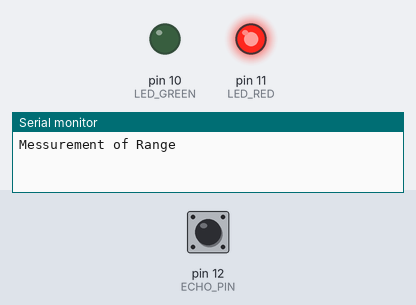
A sketch run on a simulated Arduino Uno, built with avr-gcc and run on an emulated ATmega328P. Shown: output pins drawn as LEDs (lit = HIGH), the last lines printed to the serial monitor. The inputs (shaded band) are chosen by the test bench; at power-on: pin 12 (ECHO_PIN) LOW. Pins used as bus, display or sensor lines are not drawn.

Above: at 1.2 s.
1.3 s: pin 12 (ECHO_PIN) pulsed HIGH 5 times (0.12 s each, 0.3 s apart)
At 2.4 s:
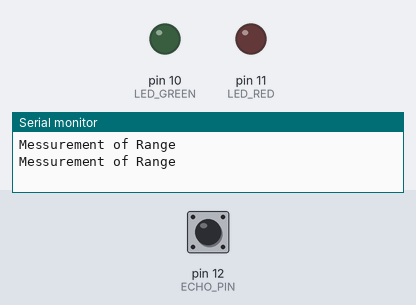
At 4.1 s:
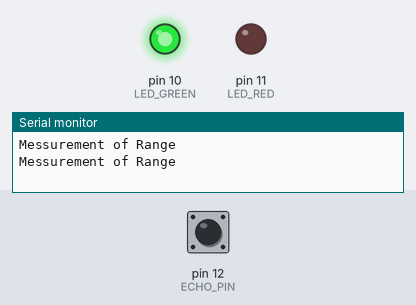
Timing chart, 0 to 11.8 s (numbered marks = the images above; inputs shaded):
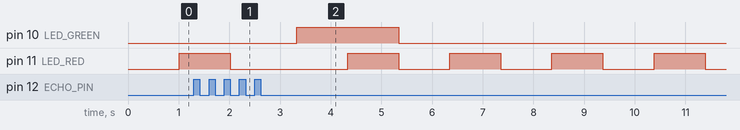

The sketch:

MeDi_Sketch.ino
```cpp
/*
 Name:		MeDi_Sketch.ino
 Created:	08.01.2021 16:52:50
 Author:	queck
*/

#define TRIGGER_PIN 13 //Ultraschall Trigger
#define ECHO_PIN 12 //Ultraschall Echo
#define LED_RED 11 //LED
#define LED_GREEN 10 //LED

//Sensor Parameter
long timeSignal = 0;
long distance = 0;
long maxDistance = 500;
long minDistance = 0;

//LED Variable(n)
long limitDistance = 5; // 5cm -> dann Warnsiganl

//Methoden
void ledGreen();

void setup()
{
	Serial.begin(9600);
	pinMode(TRIGGER_PIN, OUTPUT); //Sensor
	pinMode(ECHO_PIN, INPUT); //Sensor
	pinMode(LED_RED, OUTPUT); // LED
	pinMode(LED_GREEN, OUTPUT); // LED
}

//Methode zur Steuerung der grünen LED
void ledGreen()
{
	if (distance >= limitDistance || distance >= maxDistance)
	{
		digitalWrite(LED_GREEN, HIGH);
	}
	else
	{
		digitalWrite(LED_GREEN, LOW);
	}
}

void loop()
{
	//----------------------Post Process----------------------------------------------------
	//Ultraschallsensor
	digitalWrite(TRIGGER_PIN, LOW); //Spannnung am Anfang rausnehmen für ein rauschfreies Signal
	delay(5);

	//LED
	digitalWrite(LED_RED, LOW);
	ledGreen();

	//----------------------Begin Process---------------------------------------------------
	//Ultraschallsensor
	digitalWrite(TRIGGER_PIN, HIGH);
	delay(10); //Signal wird nach 10 m/s ausgesetzt
	digitalWrite(TRIGGER_PIN, LOW);
	timeSignal = pulseIn(ECHO_PIN, HIGH); //pulseIn -> zählt der Mikrokontroller die Zeit in Mikrosekunden, bis der Schall zum Ultraschallsensor zurückkehrt
	distance = (timeSignal / 2) * 0.03432; //Berechnung Entfernung in cm, hin + zurück * SChallgeschwindigkeit (343,2 m/s)

	//Sensor
	//Definieren der Messgrenzen für Sensor
	if (distance >= maxDistance || distance <= minDistance)
	{
		Serial.println("Messurement of Range");
	}
	else
	{
		Serial.print(distance);
		Serial.println(" cm");
	}

	//LED
	//Anzeige kritischer Abstand LED
	if (distance <= limitDistance)
	{
		digitalWrite(LED_RED, HIGH);
	}
	else
	{
		digitalWrite(LED_RED, LOW);
	}

	delay(1000);
}
```

Measured:
- after the input at 1.3 s, pin 10 (LED_GREEN): LOW → HIGH after 2.0 s, → LOW 2.0 s later
- by itself, pin 11 (LED_RED): repeats every 2.0 s: HIGH 1.0 s, LOW 1.0 s
